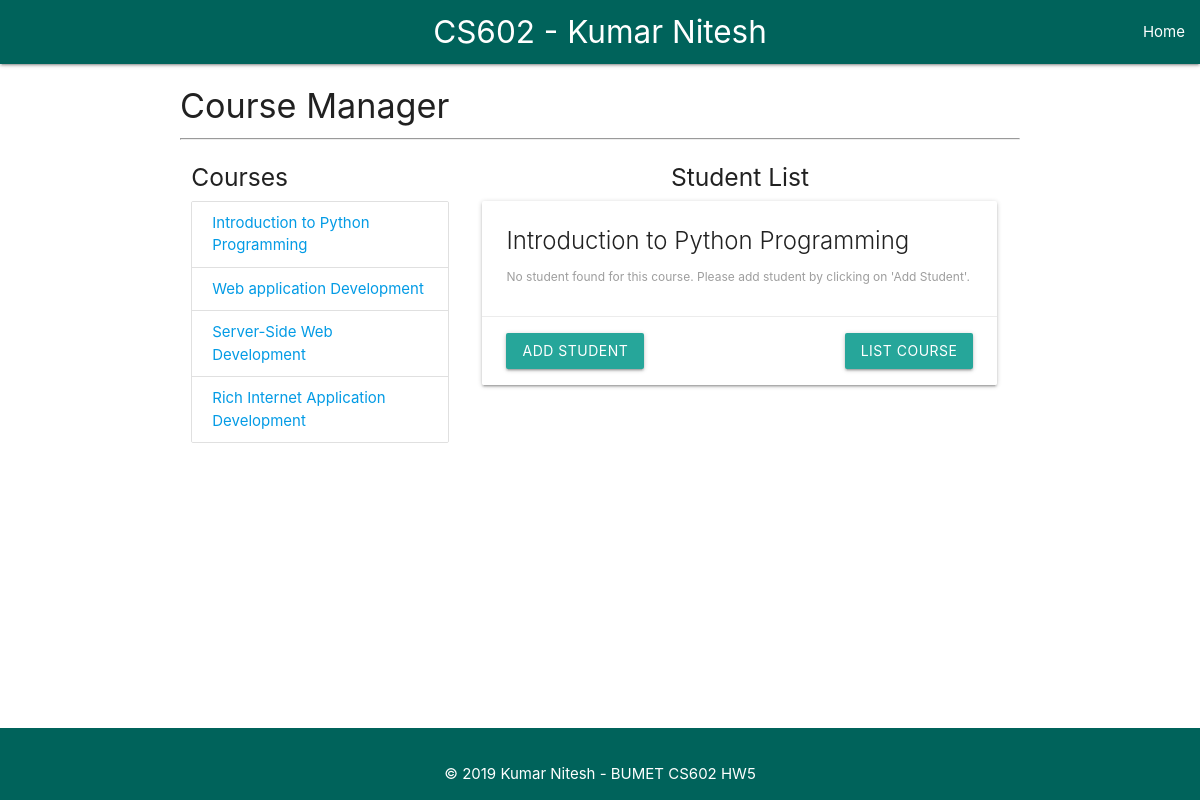
Screenshot of /hw5/index.php with the database file from the repository.
### tables this page shows
CREATE TABLE `sk_courses` (
  `courseID` varchar(12) NOT NULL,
  `courseName` varchar(255) NOT NULL
);

### hw5/db/get_all_courses.php (called while the page is built, shortened)
<?php
$query = 'SELECT * FROM sk_courses ORDER BY courseID';
$statement = $db->prepare($query);
$statement->execute();
$courses = $statement->fetchAll();

### hw5/db/get_name_of_selected_course.php (called while the page is built, shortened)
<?php
$queryCourse = 'SELECT * FROM sk_courses  WHERE courseID = :courseID';
$statement1 = $db->prepare($queryCourse);
$statement1->bindValue(':courseID', $courseID);
$statement1->execute();
$course = $statement1->fetch();
$courseName = $course['courseName'];

### hw5/db/get_student_selected_course.php (called while the page is built, shortened)
<?php
$queryStudents = 'SELECT * FROM sk_students   WHERE courseID = :courseID ORDER BY studentID';
$statement3 = $db->prepare($queryStudents);
$statement3->bindValue(':courseID', $courseID);
$statement3->execute();
$students = $statement3->fetchAll();

### hw5/index.php (the view)
<?php
    require_once('./db/database.php');
    if (!isset($courseID)) {
        $courseID = filter_input(INPUT_GET, 'courseID',FILTER_SANITIZE_STRING);
    }
    include('./db/get_all_courses.php');
    if ($courseID == NULL || $courseID == FALSE) {
    $courseID = $courses[0]['courseID'];
    }
    include('./db/get_name_of_selected_course.php');
    include('./db/get_student_selected_course.php');
 ?>
<?php include('./common/header.php');?>
    <div class="row">
        <div class="col s12 m4">
            <h5>Courses</h5>
            <div>
                <ul  class="collection">
                    <?php foreach ($courses as $course) : ?>
                        <li class="collection-item">
                            <a href="./?courseID=<?php echo $course['courseID']; ?>">
                                <?php echo $course['courseName']; ?>
                            </a>
                        </li>
                    <?php endforeach; ?>
                </ul>
            </div>
        </div>
        <div class="col s12 m8">
            <div class="col s12">
                <h5 class="center">Student List</h5>
                <div class="card z-depth-1">
                    <div class="card-content">
                        <span class="card-title"><?php echo $courseName; ?></span>
                        <?php if (sizeof($students) > 0) :?>
                        <table class="responsive-table">
                            <tr>
                                <th>FirstName</th>
                                <th>LastName</th>
                                <th>Email</th>
                                <th>&nbsp;</th>
                            </tr>
                                <?php foreach ($students as $student) : ?>
                                    <tr>
                                        <td><?php echo $student['firstName']; ?></td>
                                        <td><?php echo $student['lastName']; ?></td>
                                        <td><?php echo $student['email']; ?></td>
                                        <td>
                                            <form action="delete_student.php" method="post">
                                                <input type="hidden" name="studentID" value="<?php echo $student['studentID']; ?>">
                                                <input type="hidden" name="courseID" value="<?php echo $student['courseID']; ?>">
                                                <button type="submit" class='btn btn-flat'value="delete" name="delete">Delete</button>
                                            </form>
                                        </td>
                                    </tr>
                                <?php endforeach; ?>
                        </table>
                        <?php else: ?>
                        <label> No student found for this course. Please add student by clicking on 'Add Student'.</label>
                        <?php endif; ?>
                    </div>
                    <div class="card-action" style="margin-top: 5px;">
                        <a href="add_student_form.php" class="btn">
                            Add Student</a>
                        <a href="course_list.php" class="btn right">List Course</a>
                    </div>
                </div>
            </div>
        </div>
    </div>
<?php include('./common/footer.php');?>

### hw5/common/header.php (style rules this page uses)
body { display: flex; min-height: 100vh; flex-direction: column; }

### rows the page displays
sk_courses: courseName "Introduction to Python Programming"
sk_courses: courseName "Web application Development"
sk_courses: courseName "Server-Side Web Development"
sk_courses: courseName "Rich Internet Application Development"
